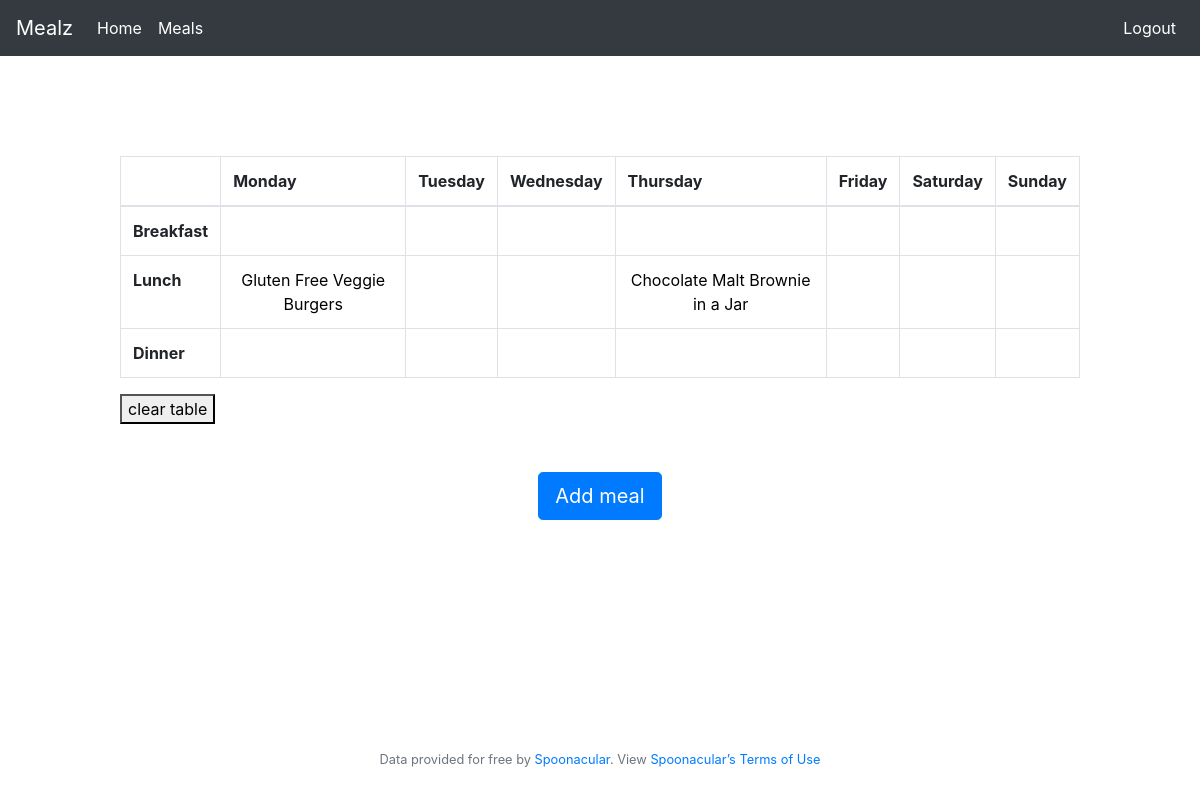
Page / (signed in) on the earlier database version.
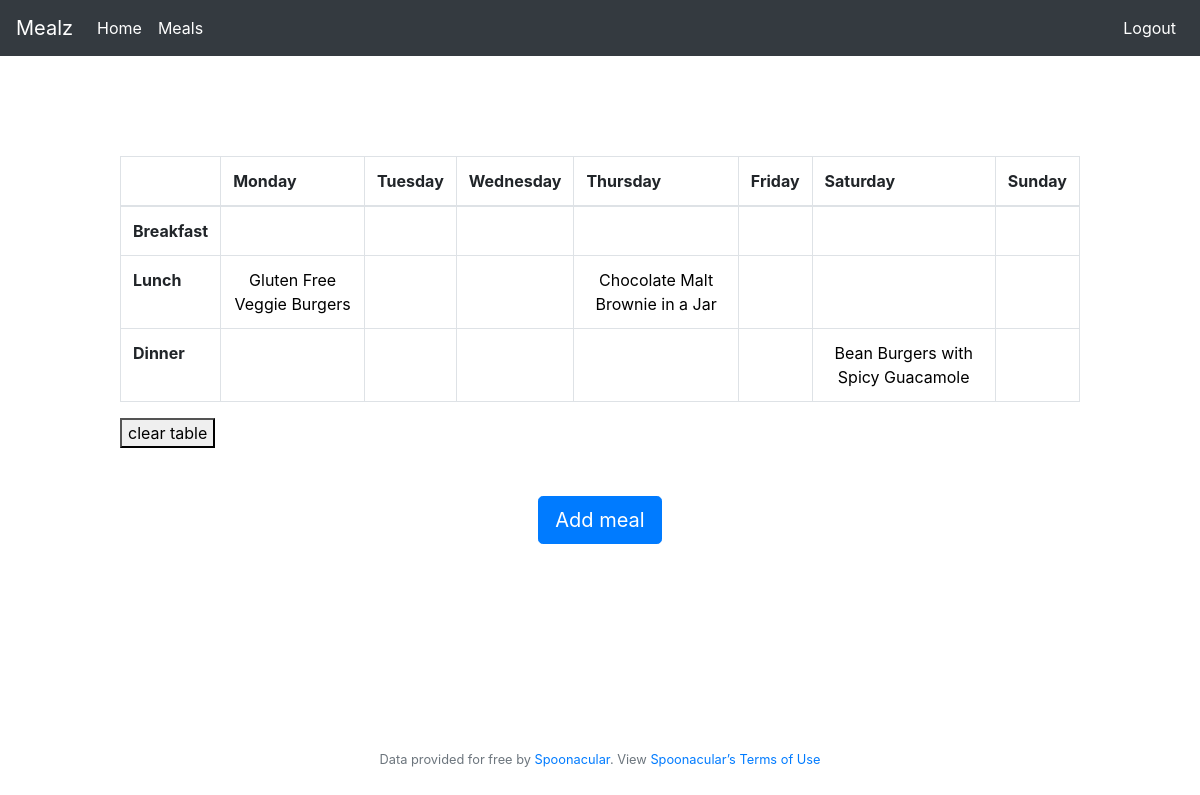
Same page on the later database version.
### tables this page shows
CREATE TABLE meals (user_id INT NOT NULL, meal TEXT NOT NULL, meal_id TEXT NOT NULL, meal_name TEXT NOT NULL, meal_img TEXT NOT NULL);

### app.py (the view)
@app.route("/", methods=["GET", "POST"])
@login_required
def home():
    if (request.method == "POST"):
        c.execute("SELECT * FROM meals WHERE user_id = :user AND meal = :meal", {"user": session["user_id"], "meal": request.form.get("food")})
        meal_query = c.fetchone()
        query = {
            "id": meal_query[2],
            "title": meal_query[3],
            "image": meal_query[4]
        }
        session["dict"] = query
        return redirect(f"/recipes/{query['id']}")
    else:
        meals = meal()
        if (session["user_id"] == 5):
            flash("You are logged in as a guest. All meals added to the schedule will be deleted after logout. Enjoy!")
            return render_template("home.html", alert = "primary", meals = meals)
        return render_template("home.html", meals = meals)

### functions.py (called while the page is built)
def login_required(f):
    @wraps(f)
    def decorated_function(*args, **kwargs):
        if session.get("user_id") is None:
            return redirect("/login")
        return f(*args, **kwargs)
    return decorated_function

def meal():
    c.execute("SELECT * FROM meals WHERE user_id = :user", {"user": session["user_id"]})
    query = c.fetchall()
    meals = {}
    for row in query:
        info = {row[1]: {"name": row[3], "image": row[4]}}
        meals.update(info)
    return meals

### templates/home.html (shortened to what this page needs)
{% extends "layout.html" %}
{% block main %}
<div class="home-table">
    <form method="post" action="/" name="meal-form">
      <div class="table-responsive-sm">
        <table class="table table-bordered">
          <thead>
            <tr>
              <th scope="col"></th>
              <th scope="col">Monday</th>
              <th scope="col">Tuesday</th>
              <th scope="col">Wednesday</th>
              <th scope="col">Thursday</th>
              <th scope="col">Friday</th>
              <th scope="col">Saturday</th>
              <th scope="col">Sunday</th>
            </tr>
          </thead>
          <tbody>
            <tr>
              <th scope="row">Breakfast</th>
              <td><button type="submit" class="input-button" value="monday-breakfast" name="food">{% if "monday-breakfast" in meals %} {{meals["monday-breakfast"]["name"]}} {% else %}{% endif %}</button></td>
              <td><button type="submit" class="input-button" value="tuesday-breakfast" name="food">{% if "tuesday-breakfast" in meals %} {{meals["tuesday-breakfast"]["name"]}} {% else %}{% endif %}</button></td>
              <td><button type="submit" class="input-button" value="wednesday-breakfast" name="food">{% if "wednesday-breakfast" in meals %} {{meals["wednesday-breakfast"]["name"]}} {% else %}{% endif %}</button></td>
              <td><button type="submit" class="input-button" value="thursday-breakfast" name="food">{% if "thursday-breakfast" in meals %} {{meals["thursday-breakfast"]["name"]}} {% else %}{% endif %}</button></td>
              <td><button type="submit" class="input-button" value="friday-breakfast" name="food">{% if "friday-breakfast" in meals %} {{meals["friday-breakfast"]["name"]}} {% else %}{% endif %}</button></td>
              <td><button type="submit" class="input-button" value="saturday-breakfast" name="food">{% if "saturday-breakfast" in meals %} {{meals["saturday-breakfast"]["name"]}} {% else %}{% endif %}</button></td>
              <td><button type="submit" class="input-button" value="sunday-breakfast" name="food">{% if "sunday-breakfast" in meals %} {{meals["sunday-breakfast"]["name"]}} {% else %}{% endif %}</button></td>
            </tr>
            <tr>
              <th scope="row">Lunch</th>
              <td><button type="submit" class="input-button" value="monday-lunch" name="food">{% if "monday-lunch" in meals %} {{meals["monday-lunch"]["name"]}} {% endif %}</button></td>
              <td><button type="submit" class="input-button" value="tuesday-lunch" name="food">{% if "tuesday-lunch" in meals %} {{meals["tuesday-lunch"]["name"]}} {% else %}{% endif %}</button></td>
              <td><button type="submit" class="input-button" value="wednesday-lunch" name="food">{% if "wednesday-lunch" in meals %} {{meals["wednesday-lunch"]["name"]}} {% else %}{% endif %}</button></td>
              <td><button type="submit" class="input-button" value="thursday-lunch" name="food">{% if "thursday-lunch" in meals %} {{meals["thursday-lunch"]["name"]}} {% endif %}</button></td>
              <td><button type="submit" class="input-button" value="friday-lunch" name="food">{% if "friday-lunch" in meals %} {{meals["friday-lunch"]["name"]}} {% else %}{% endif %}</button></td>
              <td><button type="submit" class="input-button" value="saturday-lunch" name="food">{% if "saturday-lunch" in meals %} {{meals["saturday-lunch"]["name"]}} {% else %}{% endif %}</button></td>
              <td><button type="submit" class="input-button" value="sunday-lunch" name="food">{% if "sunday-lunch" in meals %} {{meals["sunday-lunch"]["name"]}} {% else %}{% endif %}</button></td>
            </tr>
            <tr>
              <th scope="row">Dinner</th>
              <td><button type="submit" class="input-button" value="monday-dinner" name="food">{% if "monday-dinner" in meals %} {{meals["monday-dinner"]["name"]}} {% else %}{% endif %}</button></td>
              <td><button type="submit" class="input-button" value="tuesday-dinner" name="food">{% if "tuesday-dinner" in meals %} {{meals["tuesday-dinner"]["name"]}} {% else %}{% endif %}</button></td>
              <td><button type="submit" class="input-button" value="wednesday-dinner" name="food">{% if "wednesday-dinner" in meals %} {{meals["wednesday-dinner"]["name"]}} {% else %}{% endif %}</button></td>
              <td><button type="submit" class="input-button" value="thursday-dinner" name="food">{% if "thursday-dinner" in meals %} {{meals["thursday-dinner"]["name"]}} {% else %}{% endif %}</button></td>
              <td><button type="submit" class="input-button" value="friday-dinner" name="food">{% if "friday-dinner" in meals %} {{meals["friday-dinner"]["name"]}} {% else %}{% endif %}</button></td>
              <td><button type="submit" class="input-button" value="saturday-dinner" name="food">{% if "saturday-dinner" in meals %} {{meals["saturday-dinner"]["name"]}} {% endif %}</button></td>
              <td><button type="submit" class="input-button" value="sunday-dinner" name="food">{% if "sunday-dinner" in meals %} {{meals["sunday-dinner"]["name"]}} {% else %}{% endif %}</button></td>
            </tr>
          </tbody>
        </table>
      </div>
    </form>
    <form action="/clear_table">
      <button type="submit"> clear table</button>
    </form>
</div>
<br>
<br>
<div class="home-button">
  <button type="button" class="btn btn-primary btn-lg" onclick="window.location.href='/meals';">Add meal</button>
</div>
{% endblock %}

### templates/layout.html (shortened to what this page needs)
<!DOCTYPE html>
<html lang="en">
    <head>
        <link rel="stylesheet" href="https://stackpath.bootstrapcdn.com/bootstrap/4.5.2/css/bootstrap.min.css">
        <link rel="stylesheet" href="/static/styles.css">
    </head>
    <body>
        <nav class="navbar navbar-expand-lg navbar-dark bg-dark">
            <a class="navbar-brand" href="/">Mealz</a>
            <div class="collapse navbar-collapse" id="navbarNav">
                {% if session.user_id %}
                    <ul class="navbar-nav">
                        <li class="nav-item active">
                            <a class="nav-link" href="/">Home<span class="sr-only">(current)</span></a>
                        </li>
                        <li class="nav-item active">
                            <a class="nav-link" href="/meals">Meals</a>
                        </li>
                    </ul>
                    <ul class="navbar-nav ml-auto">
                        <li class="nav-item active">
                            <a  class="nav-link" href="/logout">Logout</a>
                        </li>
                    </ul>
                {% endif %}
            </div>
          </nav>
        <main>
        {% block main %}{% endblock %}
        </main>
        {% if session.user_id and search_query != 1 %}
        <footer class="footer">
            <p class="small text-center text-muted">Data provided for free by <a href="https://spoonacular.com/food-api">Spoonacular</a>. View <a href="https://spoonacular.com/food-api/terms">Spoonacular’s Terms of Use</p>
        </footer>
        {% elif search_query == 1 %}
        <footer class="search-footer">
            <p class="small text-center text-muted" >Data provided for free by <a href="https://spoonacular.com/food-api">Spoonacular</a>. View <a href="https://spoonacular.com/food-api/terms">Spoonacular’s Terms of Use</p>
        </footer>
        {% endif %}
    </body>
</html>

### static/styles.css (style rules this page uses)
.footer { position: absolute; bottom: 0; height: 50px; width: 100%; text-align: center; }
.home-table { width: 80%; margin: auto; margin-top: 100px; }
.input-button { background:none; border:none; margin:0; padding:0; cursor: pointer; }
.home-button { text-align: center; }

Differences in the rows shown:
added meals: meal_name "Bean Burgers with Spicy Guacamole"
